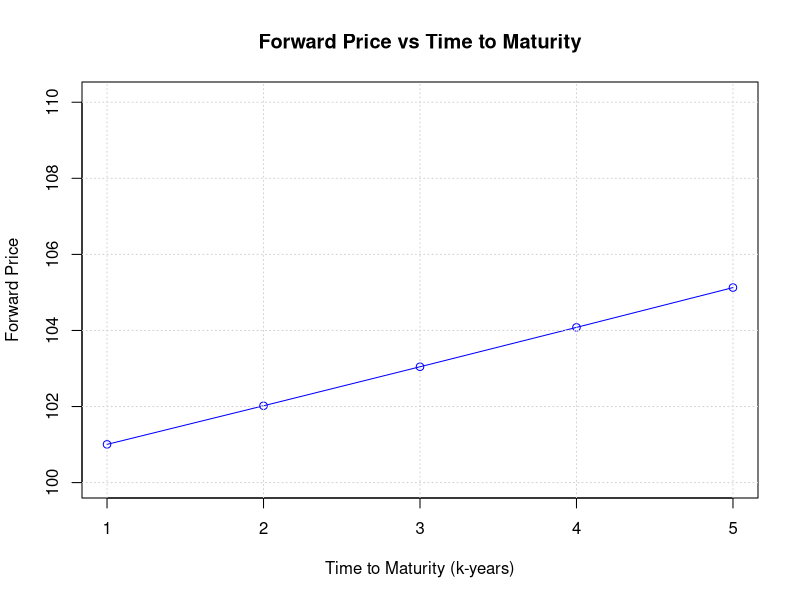
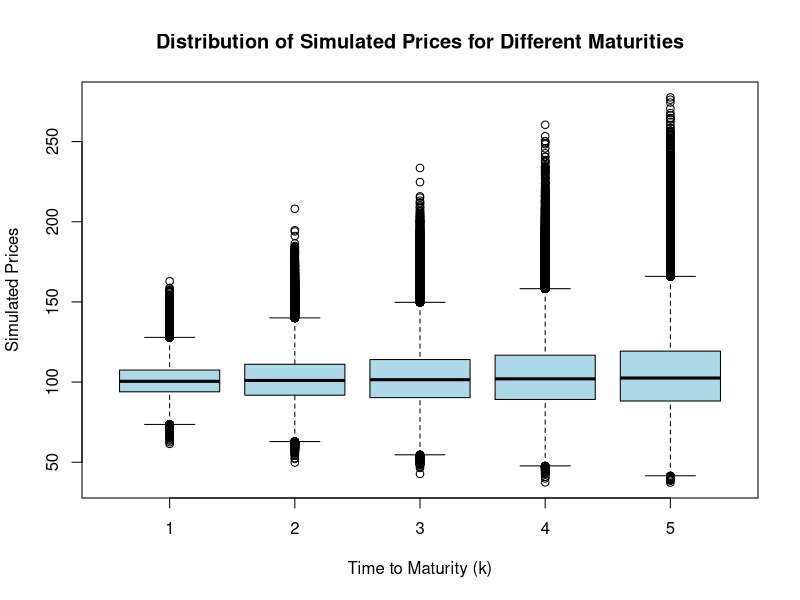

Write R code to recreate these figures, in order.
## ---- chunk 1
# Assume the following:
r <- 0.01
sigma <- 0.1
d <- 0
S0 <- 100
k <- 1:5

# Under no-arbitrage pricing it follows that future price of a stock index corresponds to the Geometric Brownian Motion (GBM)

# no-arbitrage pricing: Determine fair value of a k-years forward contract
forward_prices <- S0 * exp((r-d) * k)
{plot(k, forward_prices, type = 'o', col = 'blue',
      xlab = 'Time to Maturity (k-years)', ylab = 'Forward Price',
      main = 'Forward Price vs Time to Maturity',
      xlim = c(1, 5), ylim = c(100, max(forward_prices) + 5))
  grid()}

# As the maturity increases, the price of the forward increases, due to the potential upward movement of the underlying index. The higher the maturity, the higher the “t” in the forward price formula.


# Montecarlo simulations pricing
n <- 10^6

GBM <- function(k) {
  future_price <- S0 * exp((r - 0.5 * sigma^2) * k + sigma * sqrt(k) * rnorm(n))
  return(future_price)
}
simulated_prices <- matrix(NA, nrow = n, ncol = length(k))
for (j in 1:length(k)) {
  simulated_prices[,j] <- GBM(k[j])}
# distribution of the simulated prices
boxplot(simulated_prices, col = "lightblue", xlab = "Time to Maturity (k)",
        ylab = "Simulated Prices", main = "Distribution of Simulated Prices for Different Maturities")

#forward prices
data.frame(Expected_future_price = apply(simulated_prices, 2, FUN = mean),
           row.names = c('k=1','k=2','k=3','k=4','k=5'))

# The no-arbitrage price is consistent with risk-neutral estimation under market efficiency assumptions. Therefore, risk-neutral Monte Carlo simulations lead to forward prices estimations similar to the previous no-arbitrage prices estimations. The more the simulations, the less the difference between the two. The box plot shows that for increasing maturity the future price range (max-min) becomes wider. Comparisons between graph in 2.1 and box plot make sense: the higher the maximum value that the price can assume in the future, the higher the forward price (fair fixed future price).


# Suppose we are bullish about the stock index, i.e., we believe that the stock market will go up one year from now. At the same time, we have zero capital today. We are planning to materialize a trading strategy using either one-year forward contract, stock index, cash, or a combination of which. Assume we can borrow and lend at the r rate. Given this information, address the following:

# Strategy A: forward contract
# at t0 long forward, forward price that you believe will be lower than S1 (index price after 1 year)
# at t1 (after 1 year) buy (-K) and sell (+S1) the stock

PnL_forward <- simulated_prices[,1] - forward_prices[1]

# Strategy B: underlying asset
# at t0 you borrow money (+S0) at risk free rate,
# at t0 you buy the stock index (-S0)
# after 1 year (t1) you sell the stock (+S1) and give back the money to the lender (-S0 * exp(r * 1)=-K)

PnL_underlying <- simulated_prices[,1] - (S0 * exp(r * 1))

# PnL with MonteCarlo simulation
expected_PnL_forward <- mean(PnL_forward)
VaR_forward <- expected_PnL_forward - quantile(PnL_forward, 0.05)

expected_PnL_underlying <- mean(PnL_underlying)
VaR_underlying <- expected_PnL_forward - quantile(PnL_underlying, 0.05) 
data.frame(StrategyA=c(expected_PnL_forward, VaR_forward),
           StrategyB=c(expected_PnL_underlying,VaR_underlying),
           row.names=c("Expected PnL", "VaR 95% PnL"))
